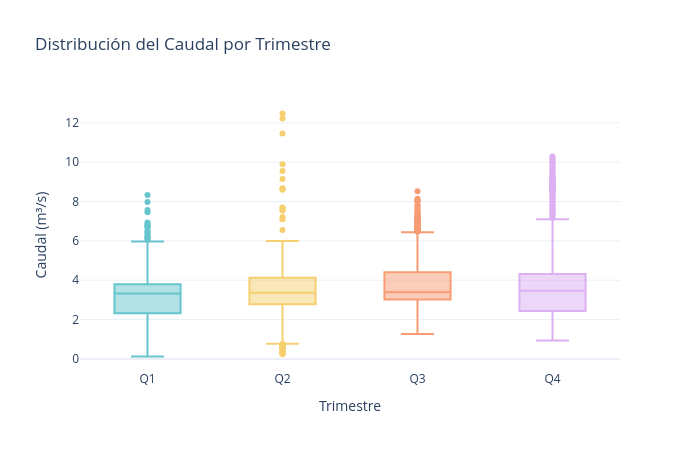

Source (notebook cell):
### Code cell
# =============================================================================
# CONCEPTO: Boxplot trimestral y tabla de resumen estadístico mensual
# -----------------------------------------------------------------------------
# px.box(df, x="Trimestre_label", y="Caudal", color="Trimestre_label")
#   - Boxplot por trimestre: Q1 (Ene–Mar), Q2 (Abr–Jun), Q3 (Jul–Sep), Q4 (Oct–Dic)
#   - Agrupa múltiples años en cada caja → muestra variabilidad inter e intra-trimestral
#   - category_orders → fuerza el orden Q1→Q4 independientemente del orden en el DataFrame
#   - showlegend=False → el color ya está codificado en el eje X
#
# ¿Cuándo usar boxplot trimestral?
#   Cuando el régimen hidrológico sigue un patrón bimodal (Colombia) y se quiere
#   comparar la variabilidad a escala de 3 meses para validar la estacionalidad.
#
# df.groupby("Mes_nombre")["Caudal"].agg(["mean","std","median","min","max"])
#   → agrupación por nombre de mes → tabla de estadísticos descriptivos
#   .round(2) → redondea para presentación
#   .reindex(meses) → reordena las filas en orden cronológico (sin esto, el
#                     orden sería alfabético: Abr, Ago, Dic, ...)
#   .columns = [...]  → renombra las columnas en español
#
# display() → función de IPython/Jupyter que renderiza DataFrames con formato HTML
#   Preferible a print() para tablas en notebooks (permite scroll y formato)
#
# CRITERIO DE USO: La tabla de resumen mensual es un entregable clave del EDA:
# identifica los meses de mayor caudal (periodo lluvioso) y los meses de estiaje,
# cuantifica la amplitud de la estacionalidad (max/min) y orienta la definición
# de épocas hidrológicas para análisis posteriores.
# =============================================================================
# Boxplot trimestral
fig = px.box(
    df.reset_index(), x="Trimestre_label", y="Caudal",
    color="Trimestre_label",
    title="Distribución del Caudal por Trimestre",
    labels={"Trimestre_label": "Trimestre", "Caudal": "Caudal (m³/s)"},
    color_discrete_sequence=px.colors.qualitative.Pastel,
    category_orders={"Trimestre_label": ["Q1", "Q2", "Q3", "Q4"]},
)
fig.update_layout(width=700, height=450, showlegend=False)
fig.show()

# Tabla resumen mensual
resumen_mensual = df.groupby("Mes_nombre")["Caudal"].agg(["mean", "std", "median", "min", "max"]).round(2)
resumen_mensual = resumen_mensual.reindex(meses)
resumen_mensual.columns = ["Media", "Desv.Std", "Mediana", "Mínimo", "Máximo"]
print("📊 Resumen estadístico por mes:")
display(resumen_mensual)

### Figure 1 — Plotly figure (JSON) as saved in the notebook; plotly's stock layout.template omitted (floating-point values rounded to 4 significant figures; data arrays with more than 128 entries replaced by an {"elided": "..."} marker saying what was removed)
{"data": [{"alignmentgroup": "True", "hovertemplate": "Trimestre=%{x}<br>Caudal (m³/s)=%{y}<extra></extra>", "legendgroup": "Q1", "marker": {"color": "rgb(102, 197, 204)"}, "name": "Q1", "notched": false, "offsetgroup": "Q1", "orientation": "v", "showlegend": true, "type": "box", "x": {"elided": "722 str values"}, "x0": " ", "xaxis": "x", "y": {"elided": "722 float values"}, "y0": " ", "yaxis": "y"}, {"alignmentgroup": "True", "hovertemplate": "Trimestre=%{x}<br>Caudal (m³/s)=%{y}<extra></extra>", "legendgroup": "Q2", "marker": {"color": "rgb(246, 207, 113)"}, "name": "Q2", "notched": false, "offsetgroup": "Q2", "orientation": "v", "showlegend": true, "type": "box", "x": {"elided": "728 str values"}, "x0": " ", "xaxis": "x", "y": {"elided": "728 float values"}, "y0": " ", "yaxis": "y"}, {"alignmentgroup": "True", "hovertemplate": "Trimestre=%{x}<br>Caudal (m³/s)=%{y}<extra></extra>", "legendgroup": "Q3", "marker": {"color": "rgb(248, 156, 116)"}, "name": "Q3", "notched": false, "offsetgroup": "Q3", "orientation": "v", "showlegend": true, "type": "box", "x": {"elided": "736 str values"}, "x0": " ", "xaxis": "x", "y": {"elided": "736 float values"}, "y0": " ", "yaxis": "y"}, {"alignmentgroup": "True", "hovertemplate": "Trimestre=%{x}<br>Caudal (m³/s)=%{y}<extra></extra>", "legendgroup": "Q4", "marker": {"color": "rgb(220, 176, 242)"}, "name": "Q4", "notched": false, "offsetgroup": "Q4", "orientation": "v", "showlegend": true, "type": "box", "x": {"elided": "736 str values"}, "x0": " ", "xaxis": "x", "y": {"elided": "736 float values"}, "y0": " ", "yaxis": "y"}], "layout": {"boxmode": "overlay", "height": 450, "legend": {"title": {"text": "Trimestre"}, "tracegroupgap": 0}, "showlegend": false, "title": {"text": "Distribución del Caudal por Trimestre"}, "width": 700, "xaxis": {"anchor": "y", "categoryarray": ["Q1", "Q2", "Q3", "Q4"], "categoryorder": "array", "domain": [0, 1], "title": {"text": "Trimestre"}}, "yaxis": {"anchor": "x", "domain": [0, 1], "title": {"text": "Caudal (m³/s)"}}}}
